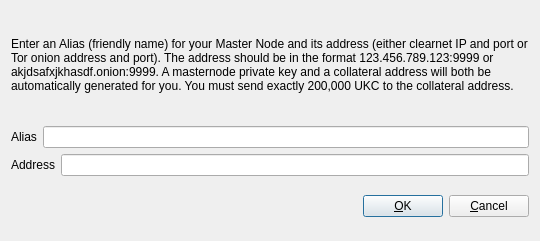
<?xml version="1.0" encoding="UTF-8"?>
<ui version="4.0">
 <class>AddEditAdrenalineNode</class>
 <widget class="QDialog" name="AddEditAdrenalineNode">
  <property name="geometry">
   <rect>
    <x>0</x>
    <y>0</y>
    <width>540</width>
    <height>241</height>
   </rect>
  </property>
  <property name="windowTitle">
   <string>Add/Edit UKCoin Node</string>
  </property>
  <property name="modal">
   <bool>true</bool>
  </property>
  <layout class="QVBoxLayout" name="verticalLayout">
   <item>
    <layout class="QVBoxLayout" name="verticalLayout_2">
     <property name="topMargin">
      <number>0</number>
     </property>
     <property name="bottomMargin">
      <number>0</number>
     </property>
     <item>
      <widget class="QLabel" name="label_3">
       <property name="sizePolicy">
        <sizepolicy hsizetype="Preferred" vsizetype="Expanding">
         <horstretch>0</horstretch>
         <verstretch>0</verstretch>
        </sizepolicy>
       </property>
       <property name="text">
        <string>&lt;html&gt;&lt;head/&gt;&lt;body&gt;&lt;p&gt;Enter an Alias (friendly name) for your Master Node and its address (either clearnet IP and port or Tor onion address and port).  The address should be in the format 123.456.789.123:9999 or akjdsafxjkhasdf.onion:9999.  A masternode private key and a collateral address will both be automatically generated for you.  You must send exactly 200,000 UKC to the collateral address.&lt;/p&gt;&lt;/body&gt;&lt;/html&gt;</string>
       </property>
       <property name="wordWrap">
        <bool>true</bool>
       </property>
      </widget>
     </item>
     <item>
      <layout class="QHBoxLayout" name="horizontalLayout">
       <property name="bottomMargin">
        <number>0</number>
       </property>
       <item>
        <widget class="QLabel" name="label">
         <property name="text">
          <string>Alias</string>
         </property>
        </widget>
       </item>
       <item>
        <widget class="QLineEdit" name="aliasLineEdit"/>
       </item>
      </layout>
     </item>
     <item>
      <layout class="QHBoxLayout" name="horizontalLayout_2">
       <property name="bottomMargin">
        <number>0</number>
       </property>
       <item>
        <widget class="QLabel" name="label_2">
         <property name="text">
          <string>Address</string>
         </property>
        </widget>
       </item>
       <item>
        <widget class="QLineEdit" name="addressLineEdit"/>
       </item>
      </layout>
     </item>
     <item>
      <layout class="QHBoxLayout" name="horizontalLayout_3">
       <property name="bottomMargin">
        <number>0</number>
       </property>
      </layout>
     </item>
    </layout>
   </item>
   <item>
    <layout class="QHBoxLayout" name="horizontalLayout_Buttons">
     <item>
      <spacer name="horizontalSpacer_1">
       <property name="orientation">
        <enum>Qt::Horizontal</enum>
       </property>
       <property name="sizeHint" stdset="0">
        <size>
         <width>40</width>
         <height>48</height>
        </size>
       </property>
      </spacer>
     </item>
     <item>
      <widget class="QLabel" name="statusLabel">
       <property name="font">
        <font>
         <weight>75</weight>
         <bold>true</bold>
        </font>
       </property>
       <property name="text">
        <string/>
       </property>
       <property name="textFormat">
        <enum>Qt::PlainText</enum>
       </property>
       <property name="wordWrap">
        <bool>true</bool>
       </property>
      </widget>
     </item>
     <item>
      <spacer name="horizontalSpacer_2">
       <property name="orientation">
        <enum>Qt::Horizontal</enum>
       </property>
       <property name="sizeHint" stdset="0">
        <size>
         <width>40</width>
         <height>48</height>
        </size>
       </property>
      </spacer>
     </item>
     <item>
      <widget class="QPushButton" name="okButton">
       <property name="text">
        <string>&amp;OK</string>
       </property>
      </widget>
     </item>
     <item>
      <widget class="QPushButton" name="cancelButton">
       <property name="text">
        <string>&amp;Cancel</string>
       </property>
       <property name="autoDefault">
        <bool>false</bool>
       </property>
      </widget>
     </item>
    </layout>
   </item>
  </layout>
 </widget>
 <resources/>
 <connections/>
</ui>
